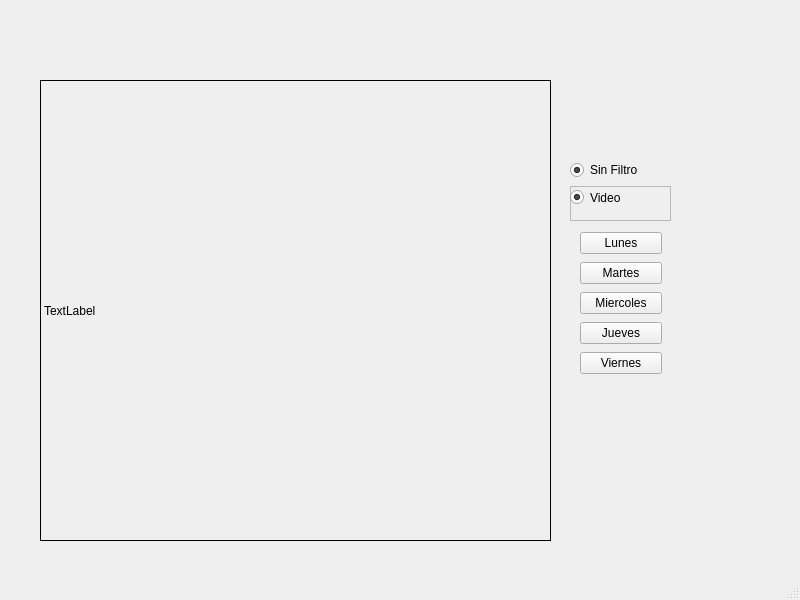
<?xml version="1.0" encoding="UTF-8"?>
<ui version="4.0">
 <class>MainWindow</class>
 <widget class="QMainWindow" name="MainWindow">
  <property name="geometry">
   <rect>
    <x>0</x>
    <y>0</y>
    <width>800</width>
    <height>600</height>
   </rect>
  </property>
  <property name="windowTitle">
   <string>MainWindow</string>
  </property>
  <widget class="QWidget" name="centralwidget">
   <widget class="QLabel" name="label">
    <property name="geometry">
     <rect>
      <x>40</x>
      <y>80</y>
      <width>511</width>
      <height>461</height>
     </rect>
    </property>
    <property name="frameShape">
     <enum>QFrame::Box</enum>
    </property>
    <property name="text">
     <string>TextLabel</string>
    </property>
    <property name="buddy">
     <cstring>label</cstring>
    </property>
   </widget>
   <widget class="QWidget" name="layoutWidget">
    <property name="geometry">
     <rect>
      <x>570</x>
      <y>160</y>
      <width>101</width>
      <height>61</height>
     </rect>
    </property>
    <layout class="QVBoxLayout" name="verticalLayout">
     <item>
      <widget class="QRadioButton" name="radioButton">
       <property name="text">
        <string>Sin Filtro</string>
       </property>
       <property name="checked">
        <bool>true</bool>
       </property>
      </widget>
     </item>
     <item>
      <widget class="QFrame" name="frame">
       <property name="frameShape">
        <enum>QFrame::StyledPanel</enum>
       </property>
       <property name="frameShadow">
        <enum>QFrame::Raised</enum>
       </property>
       <widget class="QRadioButton" name="radioButton_5">
        <property name="geometry">
         <rect>
          <x>0</x>
          <y>0</y>
          <width>99</width>
          <height>23</height>
         </rect>
        </property>
        <property name="text">
         <string>Video</string>
        </property>
        <property name="checked">
         <bool>true</bool>
        </property>
       </widget>
      </widget>
     </item>
    </layout>
   </widget>
   <widget class="QWidget" name="">
    <property name="geometry">
     <rect>
      <x>580</x>
      <y>230</y>
      <width>82</width>
      <height>151</height>
     </rect>
    </property>
    <layout class="QVBoxLayout" name="verticalLayout_3">
     <item>
      <widget class="QPushButton" name="pushButton_6">
       <property name="text">
        <string>Lunes</string>
       </property>
      </widget>
     </item>
     <item>
      <widget class="QPushButton" name="pushButton_7">
       <property name="text">
        <string>Martes</string>
       </property>
      </widget>
     </item>
     <item>
      <widget class="QPushButton" name="pushButton_9">
       <property name="text">
        <string>Miercoles</string>
       </property>
      </widget>
     </item>
     <item>
      <widget class="QPushButton" name="pushButton_8">
       <property name="text">
        <string>Jueves</string>
       </property>
      </widget>
     </item>
     <item>
      <widget class="QPushButton" name="pushButton_10">
       <property name="text">
        <string>Viernes</string>
       </property>
      </widget>
     </item>
    </layout>
   </widget>
  </widget>
  <widget class="QMenuBar" name="menubar">
   <property name="geometry">
    <rect>
     <x>0</x>
     <y>0</y>
     <width>800</width>
     <height>22</height>
    </rect>
   </property>
  </widget>
  <widget class="QStatusBar" name="statusbar"/>
 </widget>
 <resources/>
 <connections/>
</ui>
